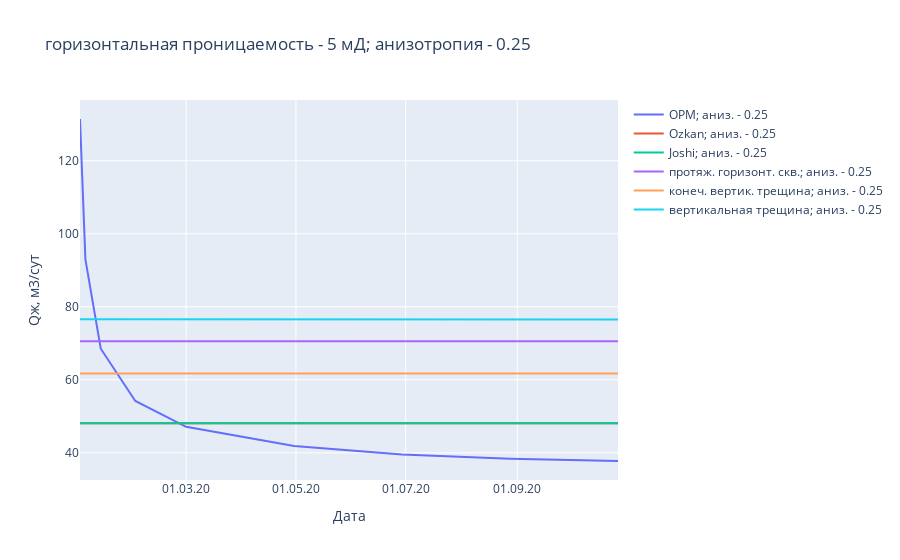

The cell this chart's notebook holds for it:
### Code cell
rw_ = rw[0] # радиус скважины, м
kh = permx_list[0] # горизонтальная проницаемость, мд
h = nz*dz # мощность пласта, м
L = (y_stop[0]-prod_ys[0])*cells_v # длина горизонтального учатска, м
zw = h-prod_z2s[0] # расстояние от подошвы пласта до ствола, м
re = lx/2 # радиус контура питания, м
figure = figure_plot(rw_, kh, h, kk, L, zw, re, lx, ly, skin[0], start_date, model_list[0])[0]
df_y = figure_plot(rw_, kh, h, kk, L, zw, re, lx, ly, skin[0], start_date, model_list[0])[1]
iplot(figure)
print(df_y)

### Figure 1 — Plotly figure (JSON) as saved in the notebook; plotly's stock layout.template omitted (floating-point values rounded to 4 significant figures)
{"data": [{"mode": "lines", "name": "OPM; аниз. - 0.25", "type": "scatter", "x": ["2020-01-02T00:00:00", "2020-01-05T00:00:00", "2020-01-13T13:03:55", "2020-02-01T17:48:38", "2020-03-01T00:00:00", "2020-04-30T00:00:00", "2020-06-29T00:00:00", "2020-08-28T00:00:00", "2020-10-27T00:00:00"], "y": [131.4, 92.99, 68.52, 54.21, 47.14, 41.86, 39.52, 38.36, 37.77]}, {"mode": "lines", "name": "Ozkan; аниз. - 0.25", "type": "scatter", "x": ["2020-01-02T00:00:00", "2020-01-05T00:00:00", "2020-01-13T13:03:55", "2020-02-01T17:48:38", "2020-03-01T00:00:00", "2020-04-30T00:00:00", "2020-06-29T00:00:00", "2020-08-28T00:00:00", "2020-10-27T00:00:00"], "y": [48.14, 48.14, 48.14, 48.14, 48.14, 48.14, 48.13, 48.13, 48.13]}, {"mode": "lines", "name": "Joshi; аниз. - 0.25", "type": "scatter", "x": ["2020-01-02T00:00:00", "2020-01-05T00:00:00", "2020-01-13T13:03:55", "2020-02-01T17:48:38", "2020-03-01T00:00:00", "2020-04-30T00:00:00", "2020-06-29T00:00:00", "2020-08-28T00:00:00", "2020-10-27T00:00:00"], "y": [48.14, 48.14, 48.14, 48.14, 48.14, 48.14, 48.13, 48.13, 48.13]}, {"mode": "lines", "name": "протяж. горизонт. скв.; аниз. - 0.25", "type": "scatter", "x": ["2020-01-02T00:00:00", "2020-01-05T00:00:00", "2020-01-13T13:03:55", "2020-02-01T17:48:38", "2020-03-01T00:00:00", "2020-04-30T00:00:00", "2020-06-29T00:00:00", "2020-08-28T00:00:00", "2020-10-27T00:00:00"], "y": [70.57, 70.57, 70.57, 70.57, 70.57, 70.56, 70.56, 70.55, 70.55]}, {"mode": "lines", "name": "конеч. вертик. трещина; аниз. - 0.25", "type": "scatter", "x": ["2020-01-02T00:00:00", "2020-01-05T00:00:00", "2020-01-13T13:03:55", "2020-02-01T17:48:38", "2020-03-01T00:00:00", "2020-04-30T00:00:00", "2020-06-29T00:00:00", "2020-08-28T00:00:00", "2020-10-27T00:00:00"], "y": [61.76, 61.76, 61.75, 61.75, 61.75, 61.75, 61.74, 61.74, 61.74]}, {"mode": "lines", "name": "вертикальная трещина; аниз. - 0.25", "type": "scatter", "x": ["2020-01-02T00:00:00", "2020-01-05T00:00:00", "2020-01-13T13:03:55", "2020-02-01T17:48:38", "2020-03-01T00:00:00", "2020-04-30T00:00:00", "2020-06-29T00:00:00", "2020-08-28T00:00:00", "2020-10-27T00:00:00"], "y": [76.58, 76.58, 76.57, 76.57, 76.57, 76.57, 76.56, 76.56, 76.55]}], "layout": {"title": {"text": " горизонтальная проницаемость - 5 мД; анизотропия - 0.25"}, "xaxis": {"tickformat": "%d.%m.%y", "title": {"text": "Дата"}}, "yaxis": {"title": {"text": "Qж, м3/сут"}}}}
